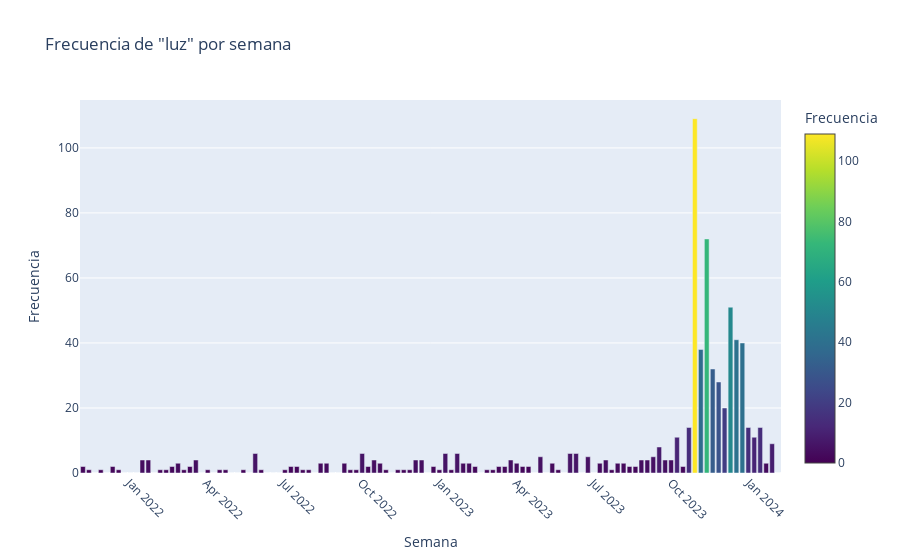

Notebook source saved alongside this figure:
### Code cell
query_word = 'luz'
frecuencias_por_semana = []

for period, data_tokenized in grouped_data_week.items():
    word_counts = Counter(data_tokenized)
    if query_word in word_counts:
        frecuencias_por_semana.append(word_counts[query_word])
    else:
        frecuencias_por_semana.append(0)

fig = go.Figure()
fig.add_trace(go.Bar(
    x=[period.strftime('%Y-%m-%d') for period in grouped_data_week.keys()],
    y=frecuencias_por_semana,
    marker=dict(
        color=frecuencias_por_semana,
        colorscale='Viridis',
        colorbar=dict(title='Frecuencia')
    ),
))

fig.update_layout(
    title=f'Frecuencia de "{query_word}" por semana',
    xaxis_title='Semana',
    yaxis_title='Frecuencia',
    xaxis=dict(tickangle=45),
)

fig.show()

### Figure 1 — Plotly figure (JSON) as saved in the notebook; plotly's stock layout.template omitted (floating-point values rounded to 4 significant figures)
{"data": [{"marker": {"color": [2, 1, 0, 1, 0, 2, 1, 0, 0, 0, 4, 4, 0, 1, 1, 2, 3, 1, 2, 4, 0, 1, 0, 1, 1, 0, 0, 1, 0, 6, 1, 0, 0, 0, 1, 2, 2, 1, 1, 0, 3, 3, 0, 0, 3, 1, 1, 6, 2, 4, 3, 1, 0, 1, 1, 1, 4, 4, 0, 2, 1, 6, 1, 6, 3, 3, 2, 0, 1, 1, 2, 2, 4, 3, 2, 2, 0, 5, 0, 3, 1, 0, 6, 6, 0, 5, 0, 3, 4, 1, 3, 3, 2, 2, 4, 4, 5, 8, 4, 4, 11, 2, 14, 109, 38, 72, 32, 28, 20, 51, 41, 40, 14, 11, 14, 3, 9, 0], "colorbar": {"title": {"text": "Frecuencia"}}, "colorscale": [[0, "#440154"], [0.1111, "#482878"], [0.2222, "#3e4989"], [0.3333, "#31688e"], [0.4444, "#26828e"], [0.5556, "#1f9e89"], [0.6667, "#35b779"], [0.7778, "#6ece58"], [0.8889, "#b5de2b"], [1, "#fde725"]]}, "type": "bar", "x": ["2021-11-07", "2021-11-14", "2021-11-21", "2021-11-28", "2021-12-05", "2021-12-12", "2021-12-19", "2021-12-26", "2022-01-02", "2022-01-09", "2022-01-16", "2022-01-23", "2022-01-30", "2022-02-06", "2022-02-13", "2022-02-20", "2022-02-27", "2022-03-06", "2022-03-13", "2022-03-20", "2022-03-27", "2022-04-03", "2022-04-10", "2022-04-17", "2022-04-24", "2022-05-01", "2022-05-08", "2022-05-15", "2022-05-22", "2022-05-29", "2022-06-05", "2022-06-12", "2022-06-19", "2022-06-26", "2022-07-03", "2022-07-10", "2022-07-17", "2022-07-24", "2022-07-31", "2022-08-07", "2022-08-14", "2022-08-21", "2022-08-28", "2022-09-04", "2022-09-11", "2022-09-18", "2022-09-25", "2022-10-02", "2022-10-09", "2022-10-16", "2022-10-23", "2022-10-30", "2022-11-06", "2022-11-13", "2022-11-20", "2022-11-27", "2022-12-04", "2022-12-11", "2022-12-18", "2022-12-25", "2023-01-01", "2023-01-08", "2023-01-15", "2023-01-22", "2023-01-29", "2023-02-05", "2023-02-12", "2023-02-19", "2023-02-26", "2023-03-05", "2023-03-12", "2023-03-19", "2023-03-26", "2023-04-02", "2023-04-09", "2023-04-16", "2023-04-23", "2023-04-30", "2023-05-07", "2023-05-14", "2023-05-21", "2023-05-28", "2023-06-04", "2023-06-11", "2023-06-18", "2023-06-25", "2023-07-02", "2023-07-09", "2023-07-16", "2023-07-23", "2023-07-30", "2023-08-06", "2023-08-13", "2023-08-20", "2023-08-27", "2023-09-03", "2023-09-10", "2023-09-17", "2023-09-24", "2023-10-01", "2023-10-08", "2023-10-15", "2023-10-22", "2023-10-29", "2023-11-05", "2023-11-12", "2023-11-19", "2023-11-26", "2023-12-03", "2023-12-10", "2023-12-17", "2023-12-24", "2023-12-31", "2024-01-07", "2024-01-14", "2024-01-21", "2024-01-28", "2024-02-04"], "y": [2, 1, 0, 1, 0, 2, 1, 0, 0, 0, 4, 4, 0, 1, 1, 2, 3, 1, 2, 4, 0, 1, 0, 1, 1, 0, 0, 1, 0, 6, 1, 0, 0, 0, 1, 2, 2, 1, 1, 0, 3, 3, 0, 0, 3, 1, 1, 6, 2, 4, 3, 1, 0, 1, 1, 1, 4, 4, 0, 2, 1, 6, 1, 6, 3, 3, 2, 0, 1, 1, 2, 2, 4, 3, 2, 2, 0, 5, 0, 3, 1, 0, 6, 6, 0, 5, 0, 3, 4, 1, 3, 3, 2, 2, 4, 4, 5, 8, 4, 4, 11, 2, 14, 109, 38, 72, 32, 28, 20, 51, 41, 40, 14, 11, 14, 3, 9, 0]}], "layout": {"title": {"text": "Frecuencia de \"luz\" por semana"}, "xaxis": {"tickangle": 45, "title": {"text": "Semana"}}, "yaxis": {"title": {"text": "Frecuencia"}}}}
